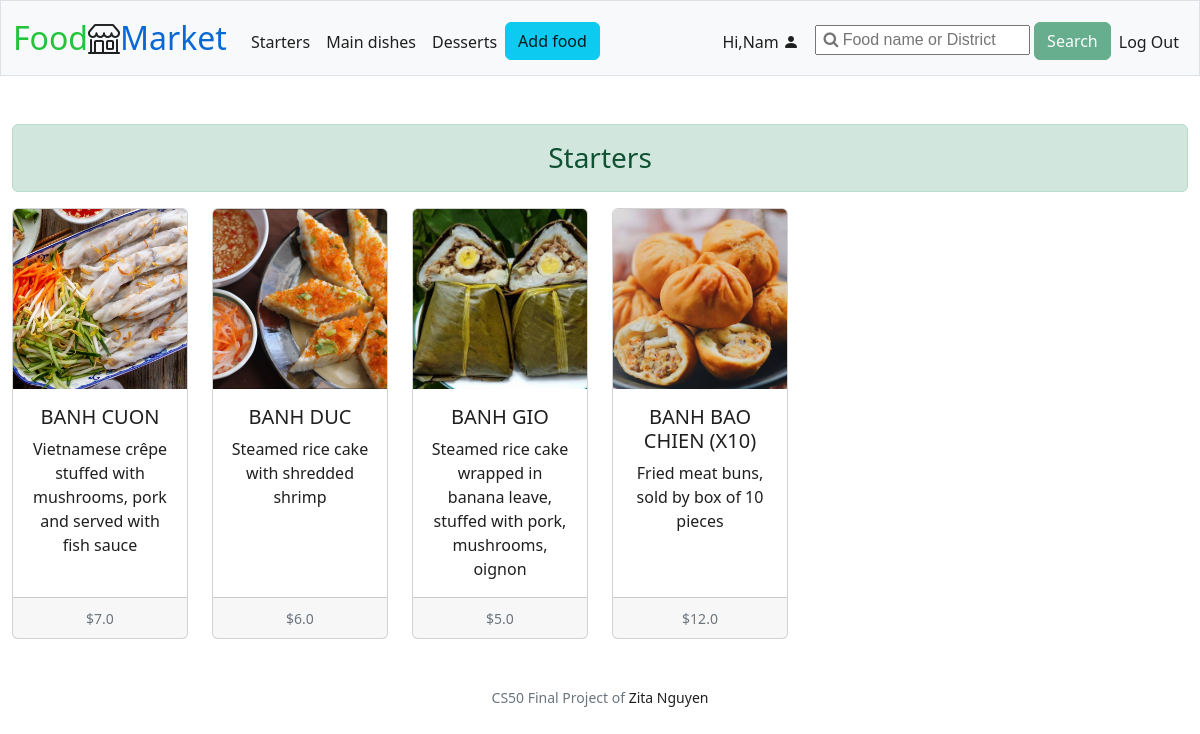
Before: /starters (signed in) with the older database file.
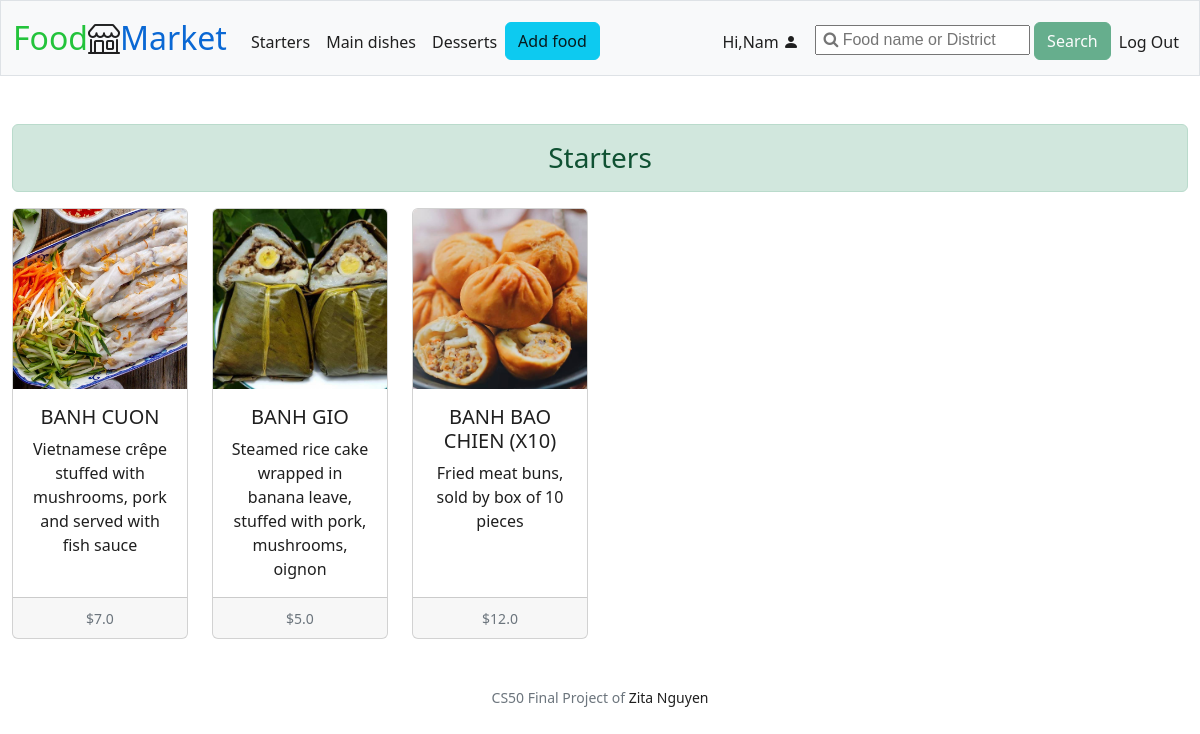
After: the same page with the newer database file.
### tables this page shows
CREATE TABLE food (
id INTEGER PRIMARY KEY AUTOINCREMENT, 
category TEXT NOT NULL,
name TEXT NOT NULL,
photo BLOB NOT NULL,
description TEXT NOT NULL,
price REAL NOT NULL,
date DATETIME NOT NULL,
user_id INTEGER NOT NULL,
FOREIGN KEY (user_id) REFERENCES users (id)
);

### app.py (the view)
@app.route("/starters", methods=["GET"])
@login_required
def starters():
    starters = query_get_starters()
    return render_template("starters.html", starters=starters)

### app.py (called while the page is built)
@app.after_request
def after_request(response):
    response.headers["Cache-Control"] = "no-cache, no-store, must-revalidate"
    response.headers["Expires"] = 0
    response.headers["Pragma"] = "no-cache"
    return response

### helpers.py (called while the page is built)
def login_required(f):
    @wraps(f)
    def decorated_function(*args, **kwargs):
        if session.get("user_id") is None:
            return redirect("/login")
        return f(*args, **kwargs)
    return decorated_function

### queries.py (called while the page is built)
def query_get_starters():
    conn = sqlite3.connect("market.db")
    c = conn.cursor()
    c.execute("SELECT * FROM food WHERE category='Starter' ")
    starters = c.fetchall()
    conn.close()
    return starters

### templates/starters.html (shortened to what this page needs)
{% extends "layout.html" %}
{% block main %}
<div class="alert alert-success text-center h3" role="alert">
  Starters
</div>
<div class="row row-cols-1 row-cols-lg-6 row-cols-md-3 g-4 text-center">
  {% if not starters %}
    <div class="col">
      <div class="card h-100">
        <img class="card-img-top" src="{{url_for('static', filename='photos/no_food.jpeg')}}" alt="No product">
        <div class="card-body">
          <p class="card-text">No starter.</p>
        </div>
      </div>
    </div>
  {% else %}
    {% for starter in starters %}
      <div class="col">
        <a href="/product/{{ starter[0] }}">
          <div class="card h-100">
            <img src="{{url_for('static', filename='photos/' + starter[3])}}" class="card-img-top" alt="{{ starter[2] }}">
            <div class="card-body">
              <h5 class="card-title">{{ starter[2] }}</h5>
              <p class="card-text">{{ starter[4] }}</p>
            </div>
            <div class="card-footer">
              <small class="text-muted">${{ starter[5] }}</small>
            </div>
          </div>
        </a>
      </div>
    {% endfor %}
  {% endif %}
</div>
{% endblock %}

Changed rows visible on the page:
removed food: photo (picture), name "BANH DUC", description "Steamed rice cake with shredded shrimp", price "6.0"
